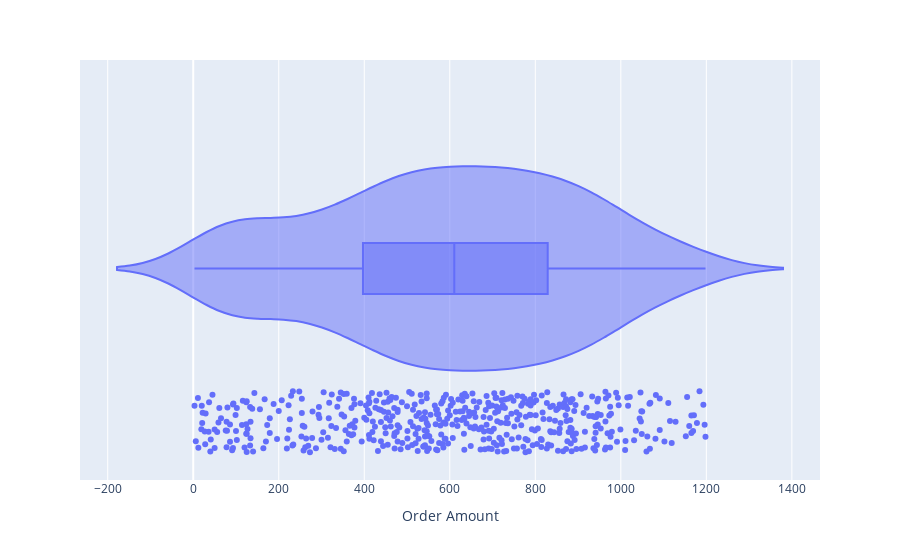

Source (notebook cell):
### Code cell
fig = (px.violin(
        df_compained,
        x = 'Order Amount',
        box = True , 
        points= 'all'
        


)

)
fig.show()

### Figure 1 — Plotly figure (JSON) as saved in the notebook; plotly's stock layout.template omitted (floating-point values rounded to 4 significant figures; data arrays with more than 128 entries replaced by an {"elided": "..."} marker saying what was removed)
{"data": [{"alignmentgroup": "True", "box": {"visible": true}, "hovertemplate": "Order Amount=%{x}<extra></extra>", "legendgroup": "", "marker": {"color": "#636efa"}, "name": "", "offsetgroup": "", "orientation": "h", "points": "all", "scalegroup": "True", "showlegend": false, "type": "violin", "x": {"elided": "500 int values"}, "x0": " ", "xaxis": "x", "y0": " ", "yaxis": "y"}], "layout": {"legend": {"tracegroupgap": 0}, "margin": {"t": 60}, "violinmode": "group", "xaxis": {"anchor": "y", "domain": [0, 1], "title": {"text": "Order Amount"}}, "yaxis": {"anchor": "x", "domain": [0, 1]}}}
